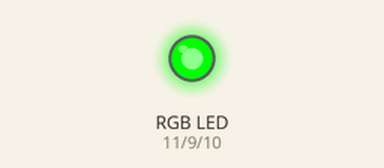
Recording of a sketch running on a simulated Arduino Uno, built with avr-gcc and run on an emulated ATmega328P. Parts: an RGB LED mixed from three pins (HIGH = lit). What the sketch prints to the serial monitor is not drawn.

Above: at 0.15 s.
Timing chart, 0 to 1.6 s (numbered marks = the images above):
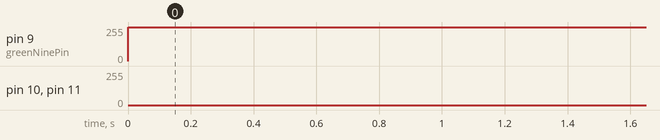

The sketch:

p9_rgb_led.ino.ino
```cpp
int redElevenPin = 11; //select the pin for the red LED
int blueTenPin = 10; // select the pin for the blue LED
int greenNinePin = 9;// select the pin for the green LED

int val;

void setup() {
  pinMode(redElevenPin, OUTPUT);
  pinMode(blueTenPin, OUTPUT);
  pinMode(greenNinePin, OUTPUT);
  Serial.begin(9600);
}

void loop() {
  for (val = 255; val > 0; val--)
  {
    analogWrite(11, val);
    analogWrite(10, 255-val);
    analogWrite(9, 128-val);
    delay(1);
  }
  for(val = 0; val < 255; val++)
  {
    analogWrite(11, val);
    analogWrite(10, 255-val);
    analogWrite(9, 128-val);
    delay(1);
  }
 Serial.println(val, DEC);
}
```

Measured:
- by itself, pin 9 (greenNinePin): 0/255 → 255/255 at 0.00 s
